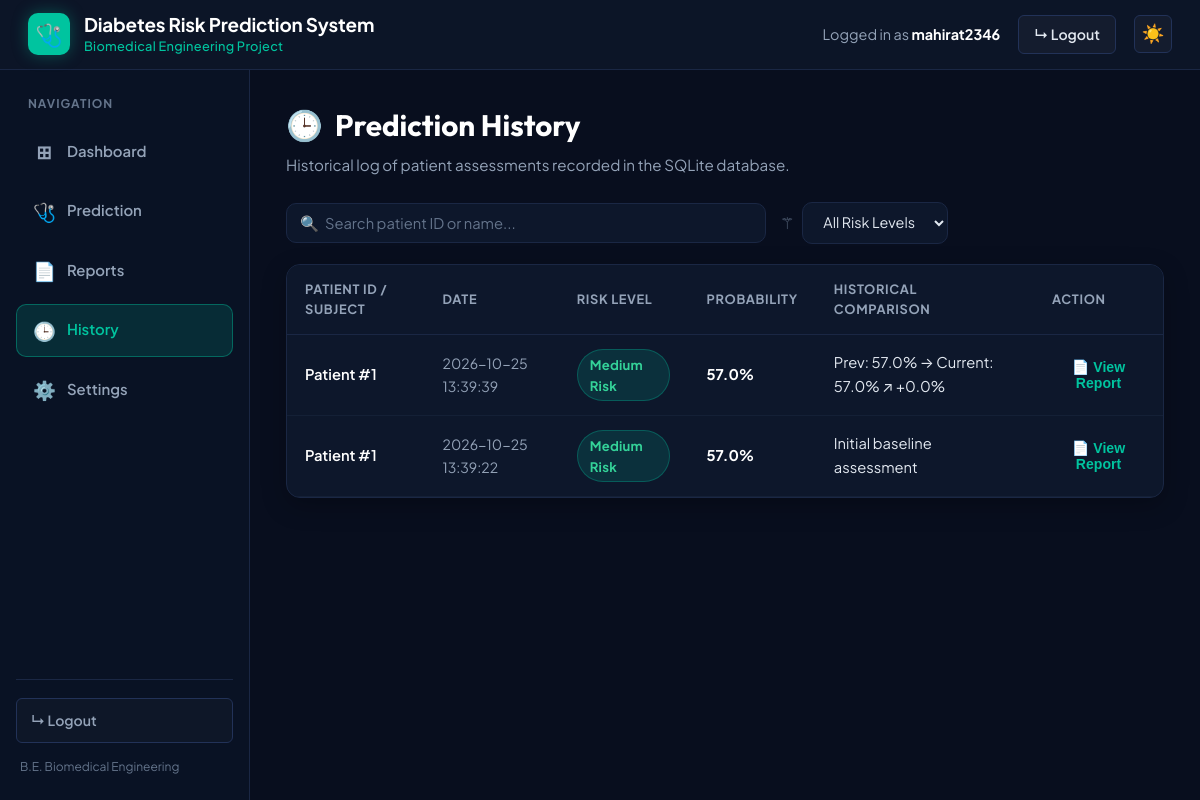
/history (signed in), run on the app's committed database.
### app.py (models this page shows)
class Prediction(db.Model):
    __tablename__ = "prediction"
    id = db.Column(db.Integer, primary_key=True)
    user_uid = db.Column(db.String(128), index=True, nullable=False)
    username = db.Column(db.String(100), nullable=True)
    patient_name = db.Column(db.String(100), default="Patient #1")
    created_at = db.Column(db.String(50), default=lambda: datetime.now().strftime("%Y-%m-%d %H:%M:%S"))
    pregnancies = db.Column(db.Float)
    glucose = db.Column(db.Float)
    blood_pressure = db.Column(db.Float)
    skin_thickness = db.Column(db.Float)
    insulin = db.Column(db.Float)
    bmi = db.Column(db.Float)
    diabetes_pedigree = db.Column(db.Float)
    age = db.Column(db.Float)
    prediction = db.Column(db.String(100))
    probability = db.Column(db.Float)
    algorithm_used = db.Column(db.String(100), default="Random Forest Classifier (Scikit-Learn)")
    report_details = db.Column(db.Text, nullable=True)

### app.py (the view)
@app.route("/history")
def history_page():
    user_uid = session.get("uid")
    all_preds = Prediction.query.filter_by(user_uid=user_uid).order_by(Prediction.id.desc()).all()
    records_with_comparison = []
    patient_history_map = {}
    for p in reversed(all_preds):
        p_name = p.patient_name or "Patient #1"
        if p_name not in patient_history_map:
            patient_history_map[p_name] = []
        patient_history_map[p_name].append(p)
    for p in all_preds:
        p_name = p.patient_name or "Patient #1"
        history_list = patient_history_map.get(p_name, [])
        idx = history_list.index(p) if p in history_list else -1
        comparison_str = "Single assessment"
        if idx > 0:
            prev_pred = history_list[idx - 1]
            diff = p.probability - prev_pred.probability
            arrow = "↗" if diff >= 0 else "↘"
            comparison_str = f"Prev: {prev_pred.probability:.1f}% → Current: {p.probability:.1f}% {arrow} {diff:+.1f}%"
        elif len(history_list) > 1 and idx == 0:
            comparison_str = "Initial baseline assessment"
        records_with_comparison.append({
            "id": p.id,
            "patient_name": p.patient_name or "Patient #1",
            "date": p.created_at or "2026-10-14 04:00:00",
            "risk_level": p.prediction,
            "probability": f"{p.probability:.1f}%",
            "probability_val": p.probability,
            "comparison": comparison_str,
            "glucose": p.glucose,
            "blood_pressure": p.blood_pressure,
            "bmi": p.bmi,
            "insulin": p.insulin,
            "age": p.age
        })
    return render_template(
        "history.html",
        active_page="history",
        username=session.get("username"),
        records=records_with_comparison,
        total_records=len(records_with_comparison)
    )

### app.py (called while the page is built)
@app.before_request
def require_login():
    if request.method == "OPTIONS":
        return "", 200
    if request.path.startswith("/api/") or request.path in ["/health", "/docs", "/openapi.json", "/model-info"]:
        return None
    public_endpoints = {"login", "register", "static", "health_api", "home"}
    if request.endpoint and request.endpoint not in public_endpoints:
        if "username" not in session:
            return redirect(url_for("login"))

@app.after_request
def add_cors_headers(response):
    response.headers["Access-Control-Allow-Origin"] = "*"
    response.headers["Access-Control-Allow-Methods"] = "GET, POST, PUT, DELETE, OPTIONS"
    response.headers["Access-Control-Allow-Headers"] = "Content-Type, Authorization"
    return response

### templates/history.html (shortened to what this page needs)
{% extends "base.html" %}
{% block content %}
<div class="view-header">
    <h2 class="view-title">
        <span style="color: var(--teal-primary);">🕒</span>
        <span>Prediction History</span>
    </h2>
    <p class="view-subtitle">Historical log of patient assessments recorded in the SQLite database.</p>
</div>
<div class="filter-bar">
    <div class="search-box-wrapper">
        <span class="search-icon">🔍</span>
        <input type="text" id="patientSearchInput" class="search-input"
               placeholder="Search patient ID or name..." onkeyup="filterHistoryTable()">
    </div>
    <div class="filter-dropdown-wrapper">
        <span style="color: var(--text-muted); font-size: 1rem;">⚚</span>
        <select id="riskFilterSelect" class="filter-select" onchange="filterHistoryTable()">
            <option value="ALL">All Risk Levels</option>
        </select>
    </div>
</div>
<div class="table-card">
    <div style="overflow-x: auto;">
        <table class="clinical-table" id="historyTable">
            <thead>
                <tr>
                    <th>Patient ID / Subject</th>
                    <th>Date</th>
                    <th>Risk Level</th>
                    <th>Probability</th>
                    <th>Historical Comparison</th>
                    <th>Action</th>
                </tr>
            </thead>
            <tbody>
                {% for item in records %}
                <tr class="history-row"
                    data-patient="{{ item.patient_name|lower }}"
                    data-risk="{{ item.risk_level }}">
                    <td style="font-weight: 600; color: #ffffff;">{{ item.patient_name }}</td>
                    <td style="color: var(--text-secondary); font-size: 0.88rem;">{{ item.date }}</td>
                    <td>
                        {% if "High" in item.risk_level %}
                            <span class="risk-pill high">{{ item.risk_level }}</span>
                        {% elif "Low" in item.risk_level %}
                            <span class="risk-pill low">{{ item.risk_level }}</span>
                        {% else %}
                            <span class="risk-pill medium">{{ item.risk_level }}</span>
                        {% endif %}
                    </td>
                    <td style="font-weight: 700; color: #ffffff;">{{ item.probability }}</td>
                    <td class="comparison-text">
                        {{ item.comparison }}
                    </td>
                    <td>
                        <button type="button" class="action-link" style="background: none; border: none; cursor: pointer;"
                                onclick="openReportModal('{{ item.patient_name }}', '{{ item.date }}', '{{ item.risk_level }}', '{{ item.probability }}', '{{ item.glucose }}', '{{ item.blood_pressure }}', '{{ item.bmi }}', '{{ item.insulin }}', '{{ item.age }}')">
                            <span>📄 View Report</span>
                        </button>
                    </td>
                </tr>
                {% endfor %}
            </tbody>
        </table>
    </div>
</div>
{% endblock %}

### templates/base.html (shortened to what this page needs)
<!DOCTYPE html>
<html lang="en">
<head>
    <link rel="stylesheet" href="{{ url_for('static', filename='style.css') }}">
</head>
<body>
    <header class="app-header">
        <a href="{{ url_for('prediction_page') }}" class="brand-section">
            <div class="brand-icon-box">🩺</div>
            <div class="brand-text">
                <h1>Diabetes Risk Prediction System</h1>
                <p>Biomedical Engineering Project</p>
            </div>
        </a>
        <div class="header-actions">
            <div class="user-status">
                Logged in as <strong>{{ session.username or username or 'akash' }}</strong>
            </div>
            <a href="{{ url_for('logout') }}" class="btn-header-logout" title="Sign out of system">
                <span>↳ Logout</span>
            </a>
            <button type="button" class="theme-toggle-btn" title="Toggle theme mode" id="theme-toggle">
                <span>☀️</span>
            </button>
        </div>
    </header>
    <div class="app-body">
        <aside class="sidebar">
            <div>
                <div class="nav-group-title">NAVIGATION</div>
                <nav class="sidebar-menu">
                    <a href="{{ url_for('dashboard_page') }}" class="nav-item {% if active_page == 'dashboard' %}active{% endif %}">
                        <span class="nav-icon">⊞</span>
                        <span>Dashboard</span>
                    </a>
                    <a href="{{ url_for('prediction_page') }}" class="nav-item {% if active_page == 'prediction' %}active{% endif %}">
                        <span class="nav-icon">🩺</span>
                        <span>Prediction</span>
                    </a>
                    <a href="{{ url_for('reports_page') }}" class="nav-item {% if active_page == 'reports' %}active{% endif %}">
                        <span class="nav-icon">📄</span>
                        <span>Reports</span>
                    </a>
                    <a href="{{ url_for('history_page') }}" class="nav-item {% if active_page == 'history' %}active{% endif %}">
                        <span class="nav-icon">🕒</span>
                        <span>History</span>
                    </a>
                    <a href="{{ url_for('settings_page') }}" class="nav-item {% if active_page == 'settings' %}active{% endif %}">
                        <span class="nav-icon">⚙️</span>
                        <span>Settings</span>
                    </a>
                </nav>
            </div>
            <div class="sidebar-footer">
                <a href="{{ url_for('logout') }}" class="btn-sidebar-logout">
                    <span>↳ Logout</span>
                </a>
                <div class="sidebar-dept-tag">B.E. Biomedical Engineering</div>
            </div>
        </aside>
        <main class="content-area">
            {% block content %}{% endblock %}
        </main>
    </div>
</body>
</html>

### data on the page
Prediction: patient_name "Patient #1", date "2026-10-25 13:39:39", risk_level "Medium Risk", probability "57.0%", comparison "Prev: 57.0% → Current: 57.0% ↗ +0.0%"
Prediction: patient_name "Patient #1", date "2026-10-25 13:39:22", risk_level "Medium Risk", probability "57.0%", comparison "Initial baseline assessment"

### other printed values
{{ session.username or username or 'akash' }} "mahirat2346"
